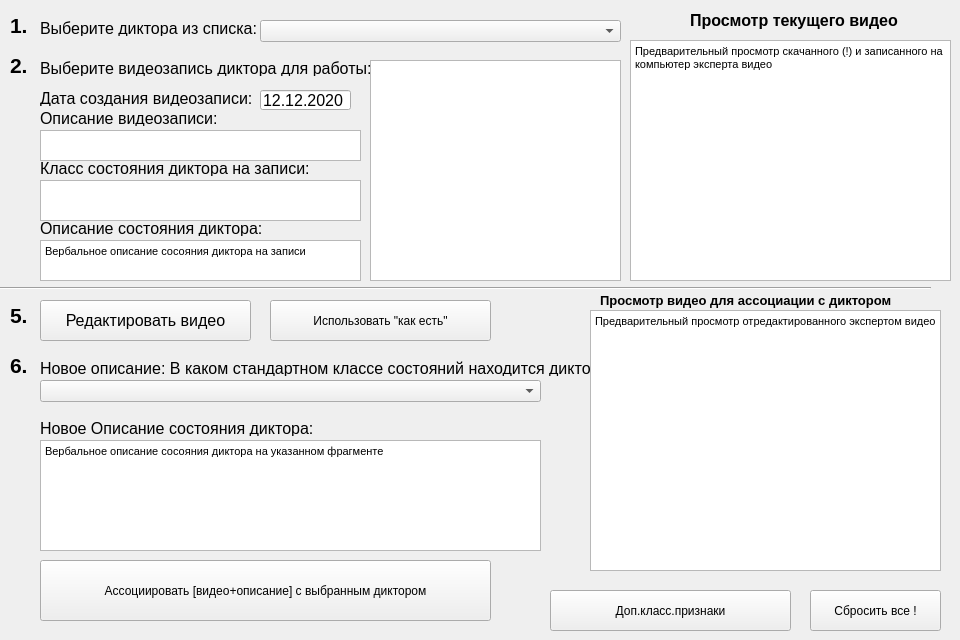
    <widget class="QWidget" name="tab_11">
     <attribute name="title">
      <string>Описание загруженного видео</string>
     </attribute>
     <widget class="QLabel" name="label_description_video">
      <property name="geometry">
       <rect>
        <x>40</x>
        <y>110</y>
        <width>181</width>
        <height>16</height>
       </rect>
      </property>
      <property name="font">
       <font>
        <family>Arial</family>
        <pointsize>12</pointsize>
       </font>
      </property>
      <property name="text">
       <string>Описание видеозаписи:</string>
      </property>
     </widget>
     <widget class="QLabel" name="label_watch_video_for_associate_desc">
      <property name="geometry">
       <rect>
        <x>600</x>
        <y>290</y>
        <width>331</width>
        <height>20</height>
       </rect>
      </property>
      <property name="font">
       <font>
        <family>Arial</family>
        <pointsize>10</pointsize>
        <weight>75</weight>
        <bold>true</bold>
       </font>
      </property>
      <property name="text">
       <string>Просмотр видео для ассоциации с диктором</string>
      </property>
     </widget>
     <widget class="QLabel" name="label_date_download_video_desc">
      <property name="geometry">
       <rect>
        <x>40</x>
        <y>90</y>
        <width>271</width>
        <height>16</height>
       </rect>
      </property>
      <property name="font">
       <font>
        <family>Arial</family>
        <pointsize>12</pointsize>
       </font>
      </property>
      <property name="text">
       <string>Дата создания видеозаписи:</string>
      </property>
     </widget>
     <widget class="QPushButton" name="pushButton_edit_video_desc">
      <property name="geometry">
       <rect>
        <x>40</x>
        <y>300</y>
        <width>211</width>
        <height>41</height>
       </rect>
      </property>
      <property name="font">
       <font>
        <family>Arial</family>
        <pointsize>12</pointsize>
       </font>
      </property>
      <property name="text">
       <string>Редактировать видео</string>
      </property>
     </widget>
     <widget class="QPushButton" name="pushButton_associate_video_with_class_desc">
      <property name="geometry">
       <rect>
        <x>40</x>
        <y>560</y>
        <width>451</width>
        <height>61</height>
       </rect>
      </property>
      <property name="text">
       <string>Ассоциировать [видео+описание] с выбранным диктором</string>
      </property>
     </widget>
     <widget class="QTextEdit" name="textEdit_watch_video_desc">
      <property name="geometry">
       <rect>
        <x>630</x>
        <y>40</y>
        <width>321</width>
        <height>241</height>
       </rect>
      </property>
      <property name="html">
       <string>&lt;!DOCTYPE HTML PUBLIC &quot;-//W3C//DTD HTML 4.0//EN&quot; &quot;http://www.w3.org/TR/REC-html40/strict.dtd&quot;&gt;
&lt;html&gt;&lt;head&gt;&lt;meta name=&quot;qrichtext&quot; content=&quot;1&quot; /&gt;&lt;style type=&quot;text/css&quot;&gt;
p, li { white-space: pre-wrap; }
&lt;/style&gt;&lt;/head&gt;&lt;body style=&quot; font-family:'Arial'; font-size:12pt; font-weight:400; font-style:normal;&quot;&gt;
&lt;p style=&quot; margin-top:0px; margin-bottom:0px; margin-left:0px; margin-right:0px; -qt-block-indent:0; text-indent:0px;&quot;&gt;&lt;span style=&quot; font-family:'MS Shell Dlg 2'; font-size:8.25pt;&quot;&gt;Предварительный просмотр скачанного (!) и записанного на компьютер эксперта видео&lt;/span&gt;&lt;/p&gt;&lt;/body&gt;&lt;/html&gt;</string>
      </property>
     </widget>
     <widget class="QComboBox" name="comboBox_select_class_desc">
      <property name="geometry">
       <rect>
        <x>40</x>
        <y>380</y>
        <width>501</width>
        <height>22</height>
       </rect>
      </property>
     </widget>
     <widget class="QPushButton" name="pushButton_use_video_desc">
      <property name="geometry">
       <rect>
        <x>270</x>
        <y>300</y>
        <width>221</width>
        <height>41</height>
       </rect>
      </property>
      <property name="text">
       <string>Использовать &quot;как есть&quot;</string>
      </property>
     </widget>
     <widget class="QLabel" name="label_19">
      <property name="geometry">
       <rect>
        <x>10</x>
        <y>0</y>
        <width>47</width>
        <height>51</height>
       </rect>
      </property>
      <property name="font">
       <font>
        <family>Arial</family>
        <pointsize>16</pointsize>
        <weight>75</weight>
        <bold>true</bold>
       </font>
      </property>
      <property name="text">
       <string>1.</string>
      </property>
     </widget>
     <widget class="QLabel" name="label_select_video">
      <property name="geometry">
       <rect>
        <x>40</x>
        <y>60</y>
        <width>331</width>
        <height>16</height>
       </rect>
      </property>
      <property name="font">
       <font>
        <family>Arial</family>
        <pointsize>12</pointsize>
       </font>
      </property>
      <property name="text">
       <string>Выберите видеозапись диктора для работы:</string>
      </property>
     </widget>
     <widget class="QPushButton" name="pushButton_aditional_class_desc">
      <property name="geometry">
       <rect>
        <x>550</x>
        <y>590</y>
        <width>241</width>
        <height>41</height>
       </rect>
      </property>
      <property name="text">
       <string>Доп.класс.признаки</string>
      </property>
     </widget>
     <widget class="Line" name="line_4">
      <property name="geometry">
       <rect>
        <x>0</x>
        <y>280</y>
        <width>931</width>
        <height>16</height>
       </rect>
      </property>
      <property name="orientation">
       <enum>Qt::Horizontal</enum>
      </property>
     </widget>
     <widget class="QLineEdit" name="lineEdit_add_speaker_4">
      <property name="geometry">
       <rect>
        <x>260</x>
        <y>90</y>
        <width>91</width>
        <height>20</height>
       </rect>
      </property>
      <property name="font">
       <font>
        <family>Arial</family>
        <pointsize>12</pointsize>
       </font>
      </property>
      <property name="text">
       <string>12.12.2020</string>
      </property>
     </widget>
     <widget class="QTextEdit" name="textEdit_description_state_speaker_desc">
      <property name="geometry">
       <rect>
        <x>40</x>
        <y>440</y>
        <width>501</width>
        <height>111</height>
       </rect>
      </property>
      <property name="html">
       <string>&lt;!DOCTYPE HTML PUBLIC &quot;-//W3C//DTD HTML 4.0//EN&quot; &quot;http://www.w3.org/TR/REC-html40/strict.dtd&quot;&gt;
&lt;html&gt;&lt;head&gt;&lt;meta name=&quot;qrichtext&quot; content=&quot;1&quot; /&gt;&lt;style type=&quot;text/css&quot;&gt;
p, li { white-space: pre-wrap; }
&lt;/style&gt;&lt;/head&gt;&lt;body style=&quot; font-family:'Arial'; font-size:12pt; font-weight:400; font-style:normal;&quot;&gt;
&lt;p style=&quot; margin-top:0px; margin-bottom:0px; margin-left:0px; margin-right:0px; -qt-block-indent:0; text-indent:0px;&quot;&gt;&lt;span style=&quot; font-family:'MS Shell Dlg 2'; font-size:8.25pt;&quot;&gt;Вербальное описание сосояния диктора на указанном фрагменте&lt;/span&gt;&lt;/p&gt;&lt;/body&gt;&lt;/html&gt;</string>
      </property>
     </widget>
     <widget class="QLabel" name="label_20">
      <property name="geometry">
       <rect>
        <x>10</x>
        <y>290</y>
        <width>47</width>
        <height>51</height>
       </rect>
      </property>
      <property name="font">
       <font>
        <family>Arial</family>
        <pointsize>16</pointsize>
        <weight>75</weight>
        <bold>true</bold>
       </font>
      </property>
      <property name="text">
       <string>5.</string>
      </property>
     </widget>
     <widget class="QLabel" name="label_description_state_speaker_desc">
      <property name="geometry">
       <rect>
        <x>40</x>
        <y>420</y>
        <width>281</width>
        <height>16</height>
       </rect>
      </property>
      <property name="font">
       <font>
        <family>Arial</family>
        <pointsize>12</pointsize>
       </font>
      </property>
      <property name="text">
       <string>Новое Описание состояния диктора:</string>
      </property>
     </widget>
     <widget class="QTextEdit" name="textEdit_watch_video_for_associate_desc">
      <property name="geometry">
       <rect>
        <x>590</x>
        <y>310</y>
        <width>351</width>
        <height>261</height>
       </rect>
      </property>
      <property name="html">
       <string>&lt;!DOCTYPE HTML PUBLIC &quot;-//W3C//DTD HTML 4.0//EN&quot; &quot;http://www.w3.org/TR/REC-html40/strict.dtd&quot;&gt;
&lt;html&gt;&lt;head&gt;&lt;meta name=&quot;qrichtext&quot; content=&quot;1&quot; /&gt;&lt;style type=&quot;text/css&quot;&gt;
p, li { white-space: pre-wrap; }
&lt;/style&gt;&lt;/head&gt;&lt;body style=&quot; font-family:'Arial'; font-size:12pt; font-weight:400; font-style:normal;&quot;&gt;
&lt;p style=&quot; margin-top:0px; margin-bottom:0px; margin-left:0px; margin-right:0px; -qt-block-indent:0; text-indent:0px;&quot;&gt;&lt;span style=&quot; font-family:'MS Shell Dlg 2'; font-size:8.25pt;&quot;&gt;Предварительный просмотр отредактированного экспертом видео&lt;/span&gt;&lt;/p&gt;&lt;/body&gt;&lt;/html&gt;</string>
      </property>
     </widget>
     <widget class="QLabel" name="label_22">
      <property name="geometry">
       <rect>
        <x>10</x>
        <y>340</y>
        <width>47</width>
        <height>51</height>
       </rect>
      </property>
      <property name="font">
       <font>
        <family>Arial</family>
        <pointsize>16</pointsize>
        <weight>75</weight>
        <bold>true</bold>
       </font>
      </property>
      <property name="text">
       <string>6.</string>
      </property>
     </widget>
     <widget class="QLabel" name="label_select_speaker_desc">
      <property name="geometry">
       <rect>
        <x>40</x>
        <y>20</y>
        <width>221</width>
        <height>16</height>
       </rect>
      </property>
      <property name="font">
       <font>
        <family>Arial</family>
        <pointsize>12</pointsize>
       </font>
      </property>
      <property name="text">
       <string>Выберите диктора из списка:</string>
      </property>
     </widget>
     <widget class="QLabel" name="label_23">
      <property name="geometry">
       <rect>
        <x>10</x>
        <y>40</y>
        <width>47</width>
        <height>51</height>
       </rect>
      </property>
      <property name="font">
       <font>
        <family>Arial</family>
        <pointsize>16</pointsize>
        <weight>75</weight>
        <bold>true</bold>
       </font>
      </property>
      <property name="text">
       <string>2.</string>
      </property>
     </widget>
     <widget class="QLabel" name="label_watch_video_desc">
      <property name="geometry">
       <rect>
        <x>690</x>
        <y>10</y>
        <width>261</width>
        <height>20</height>
       </rect>
      </property>
      <property name="font">
       <font>
        <family>Arial</family>
        <pointsize>12</pointsize>
        <weight>75</weight>
        <bold>true</bold>
       </font>
      </property>
      <property name="text">
       <string>Просмотр текущего видео</string>
      </property>
     </widget>
     <widget class="QComboBox" name="comboBox_select_speaker_desc">
      <property name="geometry">
       <rect>
        <x>260</x>
        <y>20</y>
        <width>361</width>
        <height>22</height>
       </rect>
      </property>
     </widget>
     <widget class="QLabel" name="label_select_class_desc">
      <property name="geometry">
       <rect>
        <x>40</x>
        <y>360</y>
        <width>551</width>
        <height>16</height>
       </rect>
      </property>
      <property name="font">
       <font>
        <family>Arial</family>
        <pointsize>12</pointsize>
       </font>
      </property>
      <property name="text">
       <string>Новое описание: В каком стандартном классе состояний находится диктор:</string>
      </property>
     </widget>
     <widget class="QTextEdit" name="textEdit_description_video">
      <property name="geometry">
       <rect>
        <x>40</x>
        <y>130</y>
        <width>321</width>
        <height>31</height>
       </rect>
      </property>
     </widget>
     <widget class="QPushButton" name="pushButton_drop_all">
      <property name="geometry">
       <rect>
        <x>810</x>
        <y>590</y>
        <width>131</width>
        <height>41</height>
       </rect>
      </property>
      <property name="text">
       <string>Сбросить все !</string>
      </property>
     </widget>
     <widget class="QListView" name="listView_select_video">
      <property name="geometry">
       <rect>
        <x>370</x>
        <y>60</y>
        <width>251</width>
        <height>221</height>
       </rect>
      </property>
     </widget>
     <widget class="QLabel" name="label_class_speaker_desc">
      <property name="geometry">
       <rect>
        <x>40</x>
        <y>160</y>
        <width>321</width>
        <height>16</height>
       </rect>
      </property>
      <property name="font">
       <font>
        <family>Arial</family>
        <pointsize>12</pointsize>
       </font>
      </property>
      <property name="text">
       <string>Класс состояния диктора на записи:</string>
      </property>
     </widget>
     <widget class="QTextEdit" name="textEdit_description_speaker">
      <property name="geometry">
       <rect>
        <x>40</x>
        <y>240</y>
        <width>321</width>
        <height>41</height>
       </rect>
      </property>
      <property name="html">
       <string>&lt;!DOCTYPE HTML PUBLIC &quot;-//W3C//DTD HTML 4.0//EN&quot; &quot;http://www.w3.org/TR/REC-html40/strict.dtd&quot;&gt;
&lt;html&gt;&lt;head&gt;&lt;meta name=&quot;qrichtext&quot; content=&quot;1&quot; /&gt;&lt;style type=&quot;text/css&quot;&gt;
p, li { white-space: pre-wrap; }
&lt;/style&gt;&lt;/head&gt;&lt;body style=&quot; font-family:'Arial'; font-size:12pt; font-weight:400; font-style:normal;&quot;&gt;
&lt;p style=&quot; margin-top:0px; margin-bottom:0px; margin-left:0px; margin-right:0px; -qt-block-indent:0; text-indent:0px;&quot;&gt;&lt;span style=&quot; font-family:'MS Shell Dlg 2'; font-size:8.25pt;&quot;&gt;Вербальное описание сосояния диктора на записи&lt;/span&gt;&lt;/p&gt;&lt;/body&gt;&lt;/html&gt;</string>
      </property>
     </widget>
     <widget class="QLabel" name="label_description_speaker">
      <property name="geometry">
       <rect>
        <x>40</x>
        <y>220</y>
        <width>221</width>
        <height>16</height>
       </rect>
      </property>
      <property name="font">
       <font>
        <family>Arial</family>
        <pointsize>12</pointsize>
       </font>
      </property>
      <property name="text">
       <string>Описание состояния диктора:</string>
      </property>
     </widget>
     <widget class="QTextEdit" name="textEdit_class_speaker_desc">
      <property name="geometry">
       <rect>
        <x>40</x>
        <y>180</y>
        <width>321</width>
        <height>41</height>
       </rect>
      </property>
     </widget>
    </widget>
